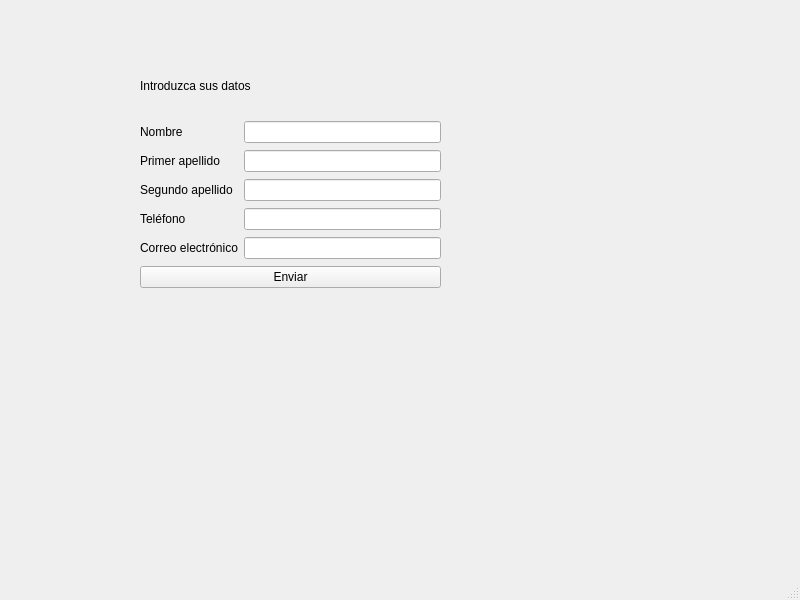
<?xml version="1.0" encoding="UTF-8"?>
<ui version="4.0">
 <class>MainWindow</class>
 <widget class="QMainWindow" name="MainWindow">
  <property name="geometry">
   <rect>
    <x>0</x>
    <y>0</y>
    <width>800</width>
    <height>600</height>
   </rect>
  </property>
  <property name="windowTitle">
   <string>MainWindow</string>
  </property>
  <widget class="QWidget" name="centralwidget">
   <widget class="QWidget" name="gridLayoutWidget">
    <property name="geometry">
     <rect>
      <x>140</x>
      <y>120</y>
      <width>301</width>
      <height>171</height>
     </rect>
    </property>
    <layout class="QGridLayout" name="gridLayout">
     <item row="0" column="1">
      <widget class="QLineEdit" name="lineedit"/>
     </item>
     <item row="4" column="0">
      <widget class="QLabel" name="label_3">
       <property name="text">
        <string>Correo electrónico</string>
       </property>
      </widget>
     </item>
     <item row="2" column="1">
      <widget class="QLineEdit" name="lineedit3"/>
     </item>
     <item row="3" column="1">
      <widget class="QLineEdit" name="lineedit4"/>
     </item>
     <item row="4" column="1">
      <widget class="QLineEdit" name="lineedit5"/>
     </item>
     <item row="1" column="0">
      <widget class="QLabel" name="label_4">
       <property name="text">
        <string>Primer apellido</string>
       </property>
      </widget>
     </item>
     <item row="1" column="1">
      <widget class="QLineEdit" name="lineedit2"/>
     </item>
     <item row="2" column="0">
      <widget class="QLabel" name="label_5">
       <property name="text">
        <string>Segundo apellido</string>
       </property>
      </widget>
     </item>
     <item row="3" column="0">
      <widget class="QLabel" name="label_2">
       <property name="text">
        <string>Teléfono</string>
       </property>
      </widget>
     </item>
     <item row="0" column="0">
      <widget class="QLabel" name="label">
       <property name="text">
        <string>Nombre</string>
       </property>
      </widget>
     </item>
     <item row="5" column="0" colspan="2">
      <widget class="QPushButton" name="pushButton">
       <property name="text">
        <string>Enviar</string>
       </property>
      </widget>
     </item>
    </layout>
   </widget>
   <widget class="QLabel" name="label_6">
    <property name="geometry">
     <rect>
      <x>140</x>
      <y>50</y>
      <width>301</width>
      <height>71</height>
     </rect>
    </property>
    <property name="text">
     <string>Introduzca sus datos</string>
    </property>
   </widget>
  </widget>
  <widget class="QMenuBar" name="menubar">
   <property name="geometry">
    <rect>
     <x>0</x>
     <y>0</y>
     <width>800</width>
     <height>18</height>
    </rect>
   </property>
  </widget>
  <widget class="QStatusBar" name="statusbar"/>
 </widget>
 <resources/>
 <connections/>
</ui>
